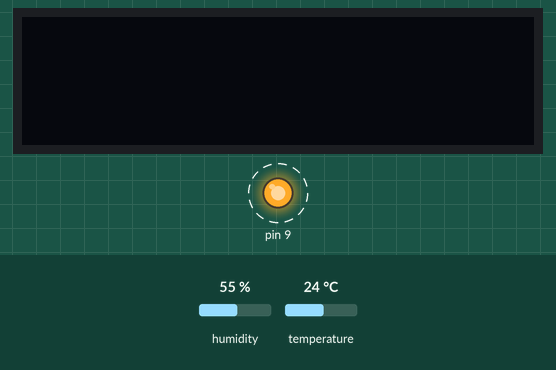
This sketch was run on a simulated Arduino Uno, built with avr-gcc and run on an emulated ATmega328P. Shown: 128×32 one-colour display, output pins drawn as LEDs (lit = HIGH). Dashed ring = blinking. The test bench sets the inputs (shaded band); at power-on: humidity 55 %, temperature 24 °C. The display library's start-up logo is not drawn; what the sketch prints to the serial monitor is not drawn.

Above: at 5.5 s.
Timing chart, 0 to 8.0 s (numbered marks = the images above):
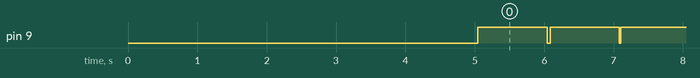

The sketch:

blink.ino
```cpp
#include "DHT.h"
#include <Adafruit_GFX.h>
#include <Adafruit_SSD1306.h>
#include <SPI.h>
#include <Wire.h>

#define DHTPIN 10
#define DHTTYPE DHT11
#define SCREEN_WIDTH 128
#define SCREEN_HEIGHT 32
#define OLED_RESET 4
#define SCREEN_ADDRESS 0x3C

DHT              dht(DHTPIN, DHTTYPE);
Adafruit_SSD1306 display(SCREEN_WIDTH, SCREEN_HEIGHT, &Wire, OLED_RESET);

void setup() {
    pinMode(9, OUTPUT);
    Serial.begin(9600);
    Serial.println(F("DHTxx test!"));

    if (!display.begin(SSD1306_SWITCHCAPVCC, SCREEN_ADDRESS)) {
        Serial.println(F("SSD1306 allocation failed"));
        while (true) {}
    }

    // Show initial display buffer contents on the screen --
    // the library initializes this with an Adafruit splash screen.
    display.display();
    delay(2000); // Pause for 2 seconds

    // Clear the buffer
    display.clearDisplay();

    // Draw a single pixel in white
    display.drawPixel(10, 10, SSD1306_WHITE);
    delay(3000);
    dht.begin();
}

void loop() {
    digitalWrite(9, HIGH); // set the LED on
    delay(1000);           // wait for a second
    digitalWrite(9, LOW);  // set the LED off
    // Reading temperature or humidity takes about 250 milliseconds!
    // Sensor readings may also be up to 2 seconds 'old' (its a very slow sensor)
    float h = dht.readHumidity();
    // Read temperature as Celsius (the default)
    float t = dht.readTemperature();
    // Read temperature as Fahrenheit (isFahrenheit = true)
    float f = dht.readTemperature(true);

    // Check if any reads failed and exit early (to try again).
    if (isnan(h) || isnan(t) || isnan(f)) {
        Serial.println(F("Failed to read from DHT sensor!"));
        return;
    }

    // Compute heat index in Fahrenheit (the default)
    float hif = dht.computeHeatIndex(f, h);
    // Compute heat index in Celsius (isFahreheit = false)
    float hic = dht.computeHeatIndex(t, h, false);

    Serial.print(F("Humidity: "));
    Serial.print(h);
    Serial.print(F("%  Temperature: "));
    Serial.print(t);
    Serial.print(F("°C "));
    Serial.print(f);
    Serial.print(F("°F  Heat index: "));
    Serial.print(hic);
    Serial.print(F("°C "));
    Serial.print(hif);
    Serial.println(F("°F"));
}
```

Measured:
- by itself, pin 9: alternates HIGH for 1.0 s and LOW for 0.04 s
